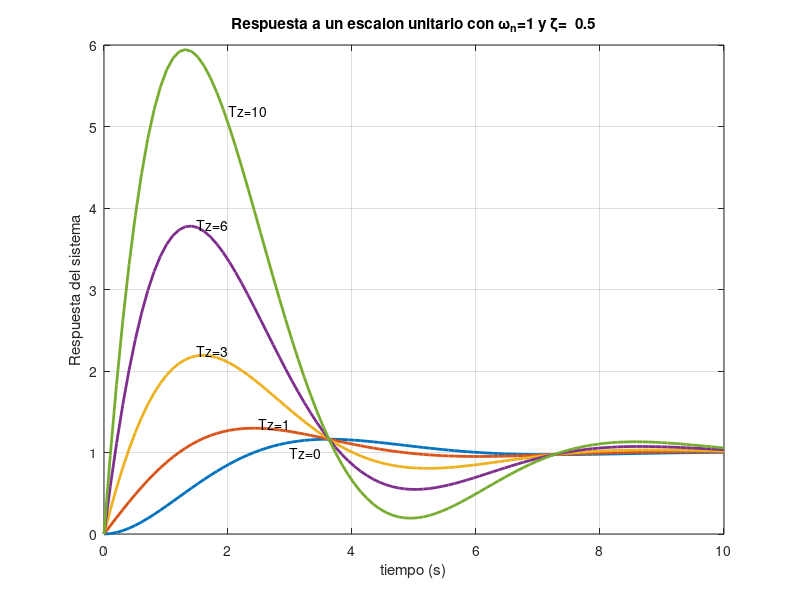

Source code (MATLAB):
%Grafica de la respuesta escalon de un sistema de segundo orden estandar
%con wn=1 y dzeta=0.5 y adicionando un cero en la funcion de transferencia
%a lazo cerrado

clear all;
t=linspace(0,10,100);
dzeta= 0.5;
wn=1;
Tz= [0 1 3 6 10];
s=zpk('s');

    for n=1:5
        sys1=wn^2*(1+Tz(n)*s)/(s^2+2*dzeta*wn*s+wn^2);
        [y(1:100,n),t]=step(sys1,t);
    end
%grafico
plot(t,y,'linewidth',2);
grid ;
% 
title('Respuesta a un escalon unitario con \omega_n=1 y \zeta=  0.5')
xlabel('tiempo (s)')
ylabel('Respuesta del sistema')

text(3,1,'Tz=0')
text(2.5,1.35,'Tz=1')
text(1.5,2.25,'Tz=3')
text(1.5,3.8,'Tz=6')
text(2,5.2,'Tz=10')
